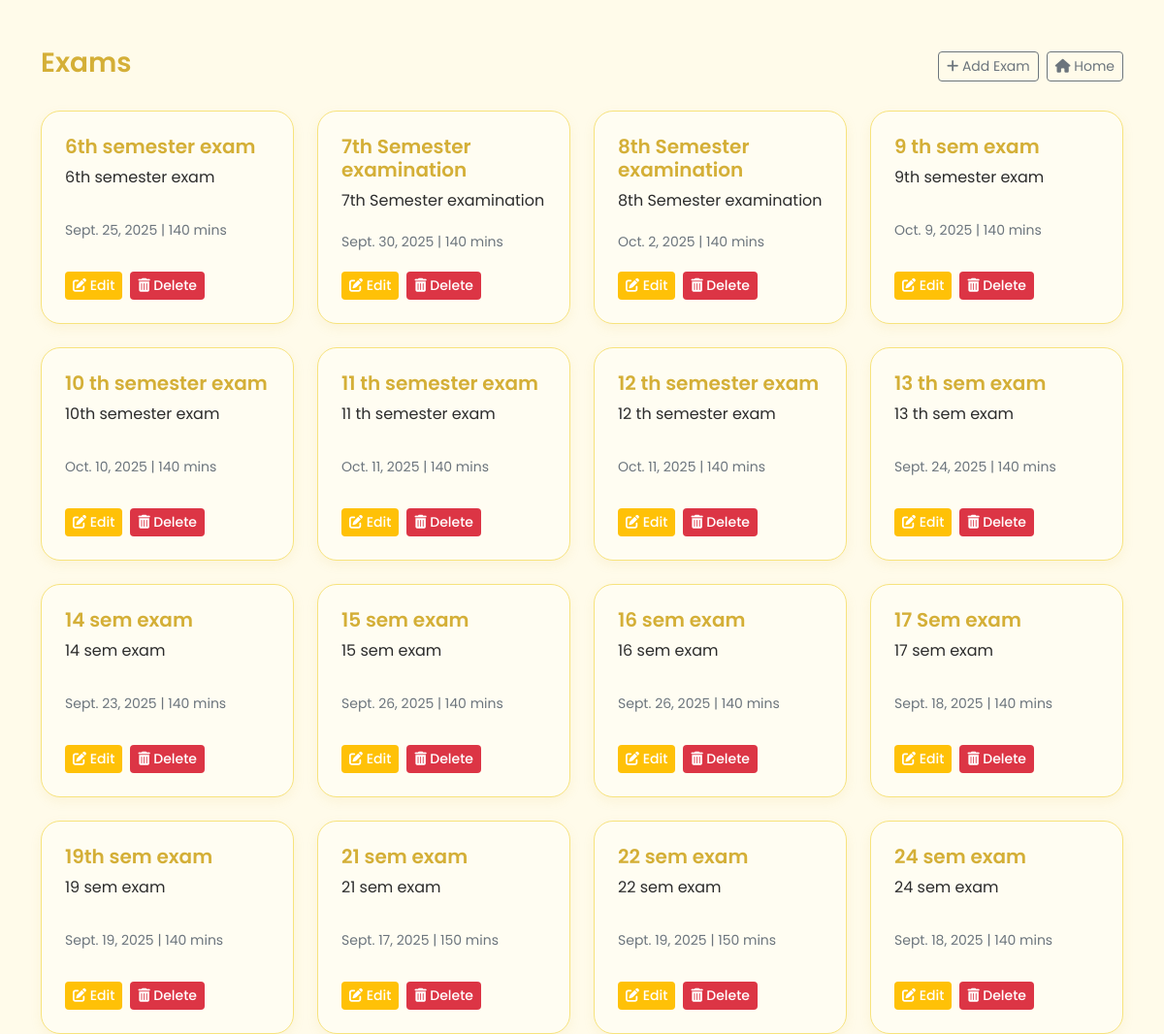
The app's page /exams/exams/ with its own data.
### Exam/models.py (models this page shows, shortened)
class Exam(models.Model):
    title = models.CharField(max_length=200)
    description = models.TextField()
    date = models.DateField()
    duration = models.IntegerField()

### Exam/views.py (the view)
# urls.py: path("exams/", ExamListView.as_view(), name="exam-list"),
class ExamListView(APIView):
    template_name = "exam_list.html"
    def get(self, request):
        exams = Exam.objects.all()
        exam_list = []
        for exam in exams:
            accepted_responses = ExamResponse.objects.filter(exam=exam, accepted=True).select_related('student')
            rejected_responses = ExamResponse.objects.filter(exam=exam, accepted=False).select_related('student')
            exam_list.append({
                "exam": exam,
                "accepted_students": [r.student for r in accepted_responses],
                "rejected_students": [r.student for r in rejected_responses],
            })
        return render(request, self.template_name, {"exam_list": exam_list})

### Exam/templates/exam_list.html (shortened to what this page needs)
<!DOCTYPE html>
<html lang="en">
<head>
  <link href="https://cdn.jsdelivr.net/npm/bootstrap@5.3.0/dist/css/bootstrap.min.css" rel="stylesheet">
  <link href="https://cdnjs.cloudflare.com/ajax/libs/font-awesome/6.5.0/css/all.min.css" rel="stylesheet">
</head>
<body>
<div class="container mt-5">
  <div class="d-flex justify-content-between align-items-center mb-4">
    <h3>Exams</h3>
    <div class="d-flex gap-2">
        <a href="{% url 'exam-add' %}" class="btn btn-outline-secondary btn-sm">
            <i class="fas fa-plus"></i> Add Exam
        </a>
        <a href="{% url 'teacher_profile' %}" class="btn btn-outline-secondary btn-sm">
            <i class="fas fa-home"></i> Home
        </a>
    </div>
</div>
  <div class="row g-4">
      {% for item in exam_list %}
          <div class="col-12 col-sm-6 col-md-4 col-lg-3">
              <div class="exam-card d-flex flex-column justify-content-between">
                  <div>
                      <h5>{{ item.exam.title }}</h5>
                      <p class="mb-2">{{ item.exam.description }}</p>
                  </div>
                  <small>{{ item.exam.date }} | {{ item.exam.duration }} mins</small>
                  <div class="mt-2 d-flex gap-2 flex-wrap">
                      <a href="{% url 'exam-edit' item.exam.id %}" class="btn btn-warning btn-sm">
                          <i class="fas fa-edit"></i> Edit
                      </a>
                      <a href="{% url 'exam-delete' item.exam.id %}" class="btn btn-danger btn-sm">
                          <i class="fas fa-trash-alt"></i> Delete
                      </a>
                  </div>
              </div>
          </div>
      {% empty %}
          <p class="text-muted">No exams available.</p>
      {% endfor %}
  </div>
</div>
</body>
</html>

### Exam/templates/exam_list.html (style rules this page uses)
body { background: #fffbea; font-family: 'Poppins', sans-serif; color: #2c2c2c; }
h3 { color: #d4af37; font-weight: 600; }
.exam-card { border: 1px solid #f7e37d; border-radius: 20px; background: #fffdf2; box-shadow: 0 4px 12px rgba(212,175,55,0.1); padding: 1.5rem; display: flex; flex-direction: column; justify-content: space-between; height: 220px; transition: transform 0.2s; }
.exam-card h5 { color: #d4af37; font-weight: 600; font-size: 1.25rem; }
.exam-card small { color: #6c757d; }
.btn-warning { background: #ffc107; border: none; color: #fff; font-weight: 500; }
.btn-danger { background: #dc3545; border: none; font-weight: 500; }

### records on screen
Exam: exam "6th semester exam", exam.description "6th semester exam", exam "Sept. 25, 2025", exam.duration "140"
Exam: exam "7th Semester examination", exam.description "7th Semester examination", exam "Sept. 30, 2025", exam.duration "140"
Exam: exam "8th Semester examination", exam.description "8th Semester examination", exam "Oct. 2, 2025", exam.duration "140"
Exam: exam "9 th sem exam", exam.description "9th semester exam", exam "Oct. 9, 2025", exam.duration "140"
Exam: exam "10 th semester exam", exam.description "10th semester exam", exam "Oct. 10, 2025", exam.duration "140"
Exam: exam "11 th semester exam", exam.description "11 th semester exam", exam "Oct. 11, 2025", exam.duration "140"
Exam: exam "12 th semester exam", exam.description "12 th semester exam", exam "Oct. 11, 2025", exam.duration "140"
Exam: exam "13 th sem exam", exam.description "13 th sem exam", exam "Sept. 24, 2025", exam.duration "140"
Exam: exam "14 sem exam", exam.description "14 sem exam", exam "Sept. 23, 2025", exam.duration "140"
Exam: exam "15 sem exam", exam.description "15 sem exam", exam "Sept. 26, 2025", exam.duration "140"
Exam: exam "16 sem exam", exam.description "16 sem exam", exam "Sept. 26, 2025", exam.duration "140"
Exam: exam "17 Sem exam", exam.description "17 sem exam", exam "Sept. 18, 2025", exam.duration "140"
Exam: exam "19th sem exam", exam.description "19 sem exam", exam "Sept. 19, 2025", exam.duration "140"
Exam: exam "21 sem exam", exam.description "21 sem exam", exam "Sept. 17, 2025", exam.duration "150"
Exam: exam "22 sem exam", exam.description "22 sem exam", exam "Sept. 19, 2025", exam.duration "150"
Exam: exam "24 sem exam", exam.description "24 sem exam", exam "Sept. 18, 2025", exam.duration "140"
